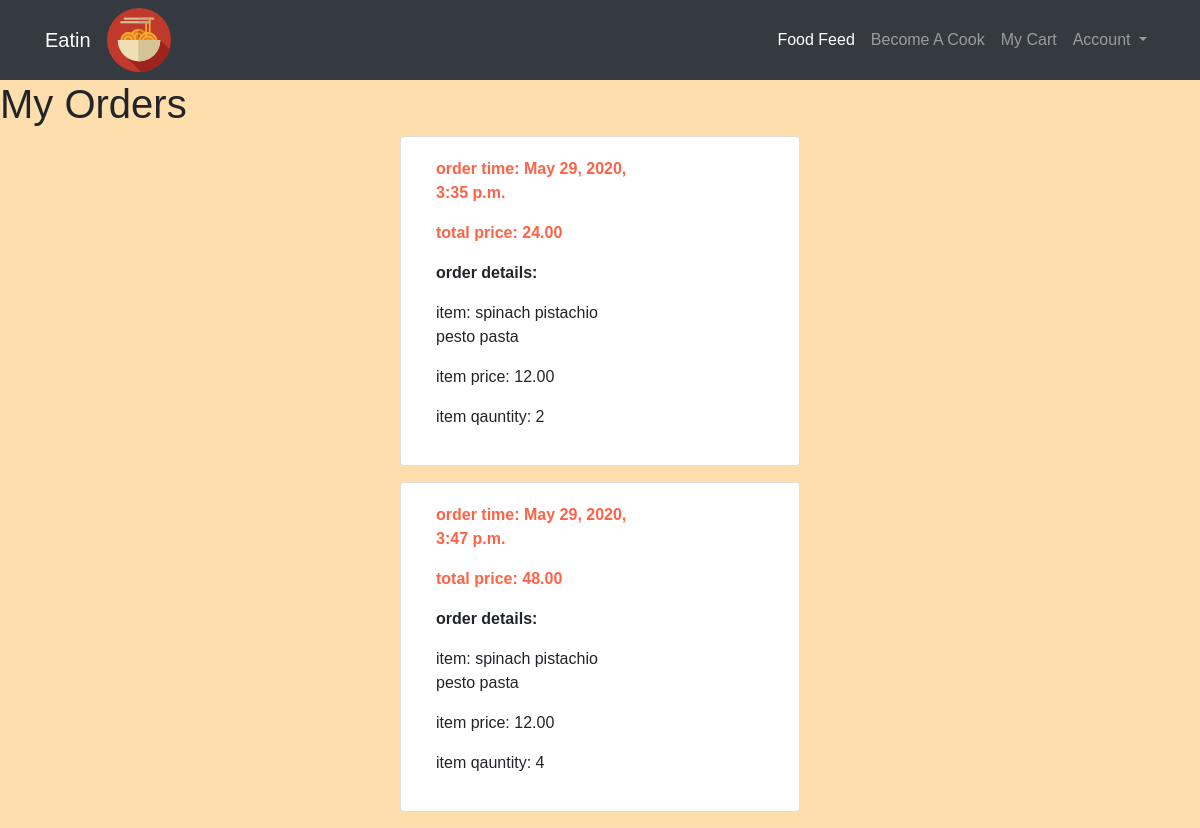
Screenshot of /accounts/myorders/ (signed in) with the database file from the repository.
### payment/models.py (models this page shows)
class Order(models.Model):
    eater = models.ForeignKey(User,
    on_delete = models.CASCADE
    )
    created_time = models.DateTimeField(auto_now_add=True)
    total_price = models.DecimalField(max_digits=10, decimal_places=2,blank=False,null=False)
    payment_method = models.CharField(
        max_length=10,
        default='OTHER',
        null=False,
        choices=  [
            ('VISA', 'Visa'),
            ('PAYPAL', 'Paypal'),
            ]
    )
    payment_status = models.CharField(
            max_length=10,
            default='PENDING',
            null=False,
            choices=  [
                ('PENDING', 'Pendng'),
                ('REJECTED', 'Rejected'),
                ('COMPLETED', 'Completed'),
                ]
        )

### myCart/models.py (models this page shows)
class CartItem(models.Model):
    order = models.ForeignKey(Order,on_delete = models.SET_NULL,null=True,default=None)
    user = models.ForeignKey(User,
    on_delete = models.CASCADE
    )
    food = models.ForeignKey(Food,
    on_delete = models.CASCADE
    )
    added_time = models.DateTimeField(auto_now_add=True)
    quantity = models.IntegerField(blank=False,null=False)

### cook/models.py (models this page shows)
class Food(models.Model):
    user = models.ForeignKey(User,
    on_delete = models.CASCADE
    )
    title = models.CharField(max_length=20,null=True)
    description = models.CharField(max_length=100)
    price = models.DecimalField(max_digits=4, decimal_places=2,blank=False,null=False)
    created_at = models.DateTimeField(auto_now_add=True)
    updated_at = models.DateTimeField(auto_now=True)
    quantity = models.IntegerField(blank=False,null=False)
    image = models.ImageField(upload_to='media/images', default=None,blank=True)
    category = models.CharField(
        max_length=50,
        default='OTHER',
        null=False,
        choices= [
            ('ITALIAN', 'Italian'),
            ('DESERT', 'Desert'),
            ('BEVERAGES', 'Beverages'),
            ('THAI', 'Thai'),
            ('SUSHI', 'Sushi'),
            ('INADIAN', 'Indian'),
            ('MEDITERRANEAN','Mediterranean'),
            ('CHINESE','Chinese'),
            ('AMERICAN','American'),
            ('VIETNAMESE','Vietnamese'),
            ('GLUTEN-FREE','Gluten-Free'),
            ('VEGAN','Vegan'),
            ('SALAD','Salad'),
            ('ASIAN','Asian'),
            ('SOUP','Soup'),
            ('GREEK','Greek'),
            ('JAPANESE','Japanese'),
            ('HOME-COOKING','Home-Cooking'),
            ('OTHER','Other')
            ]
    )

### accounts/views.py (the view)
# urls.py: path('myorders/', views.myorders, name='myorders'),
def myorders(request):
    if request.user.is_authenticated:
        eater_id = request.user.id
        orders = Order.objects.filter(eater_id=eater_id)
        orders_dict = {}
        orders_dict['orders'] = orders
        orders_dict['cart_items'] = []
        for order in orders:
            item = CartItem.objects.get(order_id = order.id)
            orders_dict['cart_items'].append(item)
        return render(request,'accounts/myorders.html',orders_dict)
    else:
        return login_view(request)

### accounts/templates/accounts/myorders.html
{% extends 'base.html' %}
{% load crispy_forms_tags %}
{% load static %}
{% block content %}
<link rel="stylesheet" type="text/css" href="{% static 'accounts/style.css' %}">
  <h1>My Orders</h1>
  <div class="list-group list-group-horizontal">
    {% for order in orders %}
    <div class="card mb-3 col-4 mx-auto">
      <div class="row">
        <div class="col-md-8">
          <div class="card-body">
            <p class="order-title"><span><strong>order time: {{order.created_time}}</strong></span></p>
            <p class="order-title"><span><strong>total price: {{order.total_price}}</strong></span></p>
            {% for item in cart_items %}
            {% if order.id == item.order_id %}
            <p><strong>order details:</strong></p>
              <p><span>item: {{item.food.description}}</span></p>
              <p><span>item price: {{item.food.price}}</span></p>
              <p><span>item qauntity: {{item.quantity}}</span></p>
          </div>
        </div>
      </div>
    </div>
    {% endif %}
    {% endfor %}
    {% endfor %}
{% endblock %}

### static/eatin/style.css (style rules this page uses)
body { background-color: NavajoWhite; font-family: "Copperplate","Comic Sans MS","Arial"; }

### accounts/static/accounts/style.css (style rules this page uses)
.order-title { font-family: 'Copperplate', 'Arial'; color: #ff6347; }

### rows the page displays
Order: created_time "May 29, 2020, 3:35 p.m.", total_price "24.00"
CartItem: food.description "spinach pistachio pesto pasta", food.price "12.00", quantity "2"
Order: created_time "May 29, 2020, 3:47 p.m.", total_price "48.00"
CartItem: food.description "spinach pistachio pesto pasta", food.price "12.00", quantity "4"
